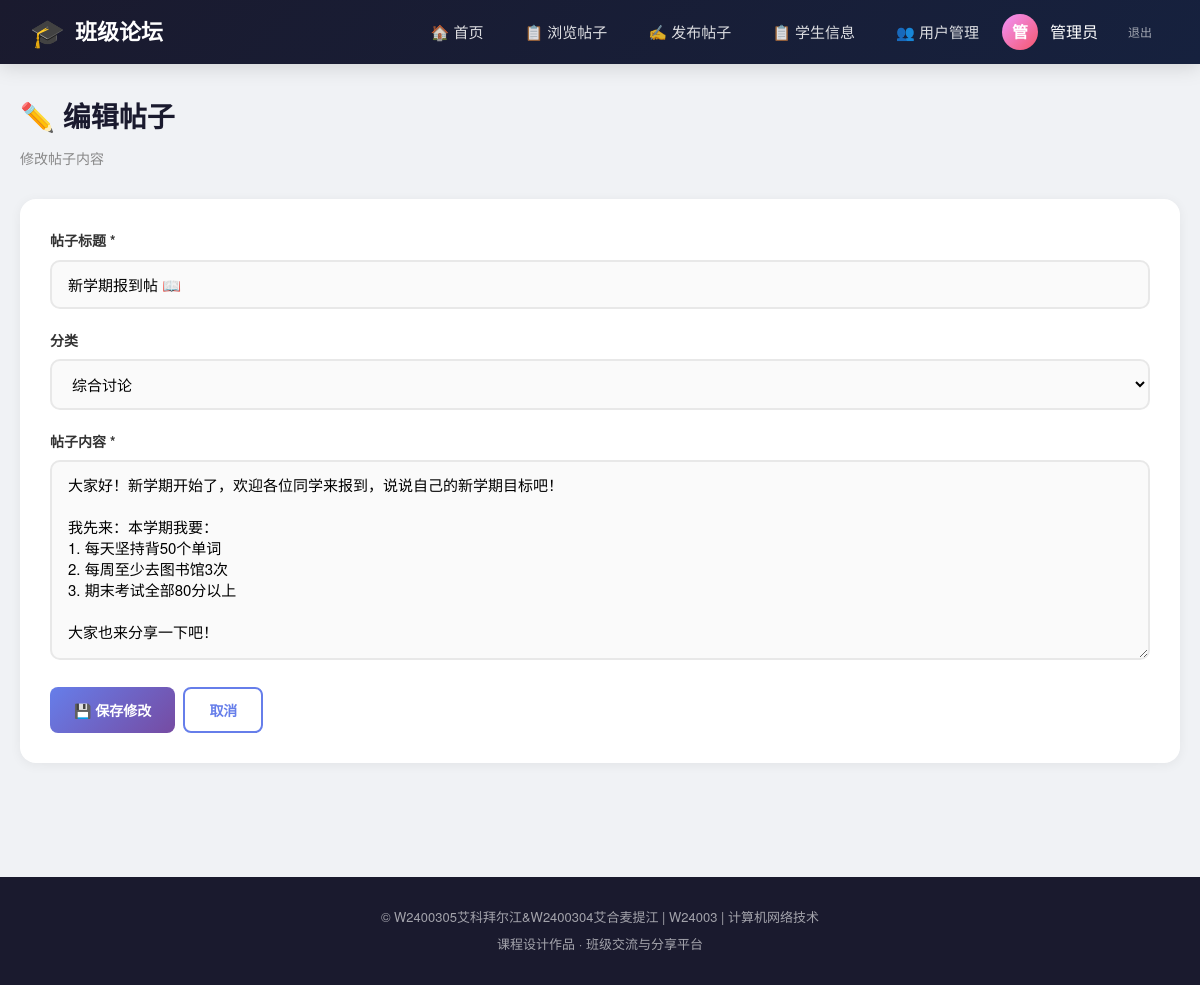
/edit_post.php?id=1 (signed in), run on the app's committed database.
### tables this page shows
CREATE TABLE IF NOT EXISTS `users` (
    `id` INT AUTO_INCREMENT PRIMARY KEY,
    `username` VARCHAR(50) NOT NULL UNIQUE COMMENT '登录用户名',
    `password` VARCHAR(255) NOT NULL COMMENT '密码（bcrypt哈希）',
    `nickname` VARCHAR(50) NOT NULL COMMENT '显示昵称',
    `email` VARCHAR(100) DEFAULT '' COMMENT '邮箱',
    `avatar` VARCHAR(255) DEFAULT '' COMMENT '头像路径',
    `role` ENUM('user', 'admin') DEFAULT 'user' COMMENT '角色：user=普通用户, admin=管理员',
    `created_at` DATETIME DEFAULT CURRENT_TIMESTAMP COMMENT '注册时间',
    INDEX `idx_role` (`role`),
    INDEX `idx_created` (`created_at`)
);

CREATE TABLE IF NOT EXISTS `posts` (
    `id` INT AUTO_INCREMENT PRIMARY KEY,
    `title` VARCHAR(200) NOT NULL COMMENT '帖子标题',
    `content` TEXT NOT NULL COMMENT '帖子内容',
    `user_id` INT NOT NULL COMMENT '发布者ID',
    `category` VARCHAR(50) DEFAULT '综合讨论' COMMENT '分类',
    `views` INT DEFAULT 0 COMMENT '浏览量',
    `created_at` DATETIME DEFAULT CURRENT_TIMESTAMP COMMENT '发布时间',
    `updated_at` DATETIME DEFAULT CURRENT_TIMESTAMP ON UPDATE CURRENT_TIMESTAMP COMMENT '更新时间',
    INDEX `idx_user` (`user_id`),
    INDEX `idx_category` (`category`),
    INDEX `idx_views` (`views`),
    INDEX `idx_created` (`created_at`),
    CONSTRAINT `fk_posts_user` FOREIGN KEY (`user_id`) REFERENCES `users`(`id`) ON DELETE CASCADE
);

### config.php (called while the page is built, shortened)
<?php
$conn = @mysqli_connect(DB_HOST, DB_USER, DB_PASS, DB_NAME);
mysqli_set_charset($conn, 'utf8mb4');
function isLoggedIn() {
    return isset($_SESSION['user_id']);
}
function getCurrentUser() {
    global $conn;
    $userId = (int)$_SESSION['user_id'];
    $result = mysqli_query($conn, "SELECT * FROM users WHERE id = $userId");
    return mysqli_fetch_assoc($result);
}
?>

### edit_post.php (the view, shortened to what this page needs)
<?php
require_once __DIR__ . '/config.php';
$postId = isset($_GET['id']) ? (int)$_GET['id'] : 0;
$result = mysqli_query($conn, "SELECT * FROM posts WHERE id = $postId");
$post = mysqli_fetch_assoc($result);
require_once __DIR__ . '/header.php';
$categories = ['综合讨论', '学习交流', '活动通知', '生活分享', '求助答疑'];
?>
<div class="container">
    <div class="page-header">
        <h1>✏️ 编辑帖子</h1>
        <p>修改帖子内容</p>
    </div>
    <div class="card">
        <form method="POST" action="">
            <div class="form-group">
                <label for="title">帖子标题 *</label>
                <input type="text" id="title" name="title" class="form-control"
                       placeholder="请输入帖子标题" required
                       value="<?= htmlspecialchars($_POST['title'] ?? $post['title']) ?>">
            </div>
            <div class="form-group">
                <label for="category">分类</label>
                <select id="category" name="category" class="form-control">
                    <?php foreach ($categories as $cat): ?>
                        <option value="<?= $cat ?>" <?= ($post['category'] === $cat) ? 'selected' : '' ?>>
                            <?= $cat ?>
                        </option>
                    <?php endforeach; ?>
                </select>
            </div>
            <div class="form-group">
                <label for="content">帖子内容 *</label>
                <textarea id="content" name="content" class="form-control"
                          placeholder="请输入帖子内容" required><?= htmlspecialchars($_POST['content'] ?? $post['content']) ?></textarea>
            </div>
            <div class="action-group">
                <button type="submit" class="btn btn-primary">💾 保存修改</button>
                <a href="messages.php?post_id=<?= $postId ?>" class="btn btn-outline">取消</a>
            </div>
        </form>
    </div>
</div>
<?php require_once __DIR__ . '/footer.php'; ?>

### header.php (shortened to what this page needs)
<?php
require_once __DIR__ . '/config.php';
$currentUser = getCurrentUser();
?>
<!DOCTYPE html>
<html lang="zh-CN">
<head>
    <link rel="stylesheet" href="style.css">
</head>
<body>
<nav class="navbar">
    <div class="nav-inner">
        <a href="index.php" class="nav-brand">
            <span class="icon">🎓</span> 班级论坛
        </a>
        <ul class="nav-links">
            <li><a href="index.php">🏠 首页</a></li>
            <li><a href="browse.php">📋 浏览帖子</a></li>
            <?php if (isLoggedIn()): ?>
            <li><a href="add_post.php">✍️ 发布帖子</a></li>
            <li><a href="students.php">📋 学生信息</a></li>
            <?php if ($currentUser && $currentUser['role'] === 'admin'): ?>
            <li><a href="users.php">👥 用户管理</a></li>
            <?php endif; ?>
            <li>
                <div class="nav-user">
                    <div class="avatar-circle"><?= mb_substr($currentUser['nickname'], 0, 1) ?></div>
                    <span><?= htmlspecialchars($currentUser['nickname']) ?></span>
                    <a href="logout.php" style="color:rgba(255,255,255,.6);font-size:12px;text-decoration:none;">退出</a>
                </div>
            </li>
            <?php else: ?>
            <li><a href="login.php" class="btn-nav">🔑 登录</a></li>
            <li><a href="register.php">📝 注册</a></li>
            <?php endif; ?>
        </ul>
    </div>
</nav>

### style.css (style rules this page uses)
* { margin: 0; padding: 0; box-sizing: border-box; }
body { font-family: 'Microsoft YaHei', 'PingFang SC', 'Helvetica Neue', sans-serif; background: #f0f2f5; color: #333; min-height: 100vh; line-height: 1.6; }
.navbar { background: linear-gradient(135deg, #1a1a2e 0%, #16213e 100%); padding: 0; box-shadow: 0 2px 20px rgba(0,0,0,.15); position: sticky; top: 0; z-index: 1000; }
.nav-inner { max-width: 1200px; margin: 0 auto; display: flex; justify-content: space-between; align-items: center; padding: 0 30px; height: 64px; }
.nav-brand { font-size: 22px; font-weight: bold; color: #fff; text-decoration: none; display: flex; align-items: center; gap: 10px; }
.nav-brand .icon { font-size: 28px; }
.nav-links { display: flex; list-style: none; gap: 5px; align-items: center; }
.nav-links li a { color: rgba(255,255,255,.85); text-decoration: none; padding: 10px 18px; border-radius: 8px; font-size: 15px; transition: all .3s; display: block; }
.nav-user { color: #fff; display: flex; align-items: center; gap: 12px; }
.nav-user .avatar-circle { width: 36px; height: 36px; border-radius: 50%; background: linear-gradient(135deg, #f093fb, #f5576c); display: flex; align-items: center; justify-content: center; color: #fff; font-weight: bold; font-size: 16px; }
.container { max-width: 1200px; margin: 0 auto; padding: 30px 20px; }
.page-header { margin-bottom: 30px; }
.page-header h1 { font-size: 28px; color: #1a1a2e; margin-bottom: 8px; }
.page-header p { color: #888; font-size: 14px; }
.card { background: #fff; border-radius: 16px; box-shadow: 0 2px 12px rgba(0,0,0,.06); padding: 30px; margin-bottom: 24px; transition: transform .2s, box-shadow .2s; }
.btn { display: inline-block; padding: 10px 24px; border: none; border-radius: 8px; font-size: 14px; font-weight: bold; cursor: pointer; text-decoration: none; transition: all .3s; font-family: inherit; }
.btn-primary { background: linear-gradient(135deg, #667eea, #764ba2); color: #fff; }
.btn-outline { background: transparent; border: 2px solid #667eea; color: #667eea; }
.form-group { margin-bottom: 20px; }
.form-group label { display: block; margin-bottom: 8px; font-weight: bold; color: #333; font-size: 14px; }
.form-control { width: 100%; padding: 12px 16px; border: 2px solid #e8e8e8; border-radius: 10px; font-size: 15px; transition: border-color .3s; font-family: inherit; background: #fafafa; }
textarea.form-control { min-height: 200px; resize: vertical; }
select.form-control { cursor: pointer; }
.action-group { display: flex; gap: 8px; flex-wrap: wrap; }
.card, .feature-card { animation: fadeInUp .5s ease forwards; }
.card:nth-child(2) { animation-delay: .1s; }

### data on the page
users: nickname "管", nickname "管理员"
posts: title "新学期报到帖 📖", category "综合讨论", content "大家好！新学期开始了，欢迎各位同学来报到，说说自己的新学期目标吧！ 我先来：本学期我要： 1. 每天坚持背50个单词 2. 每周至少去图书馆3次 3. 期末考试全部80分以上 大家也来分享一下吧！"
